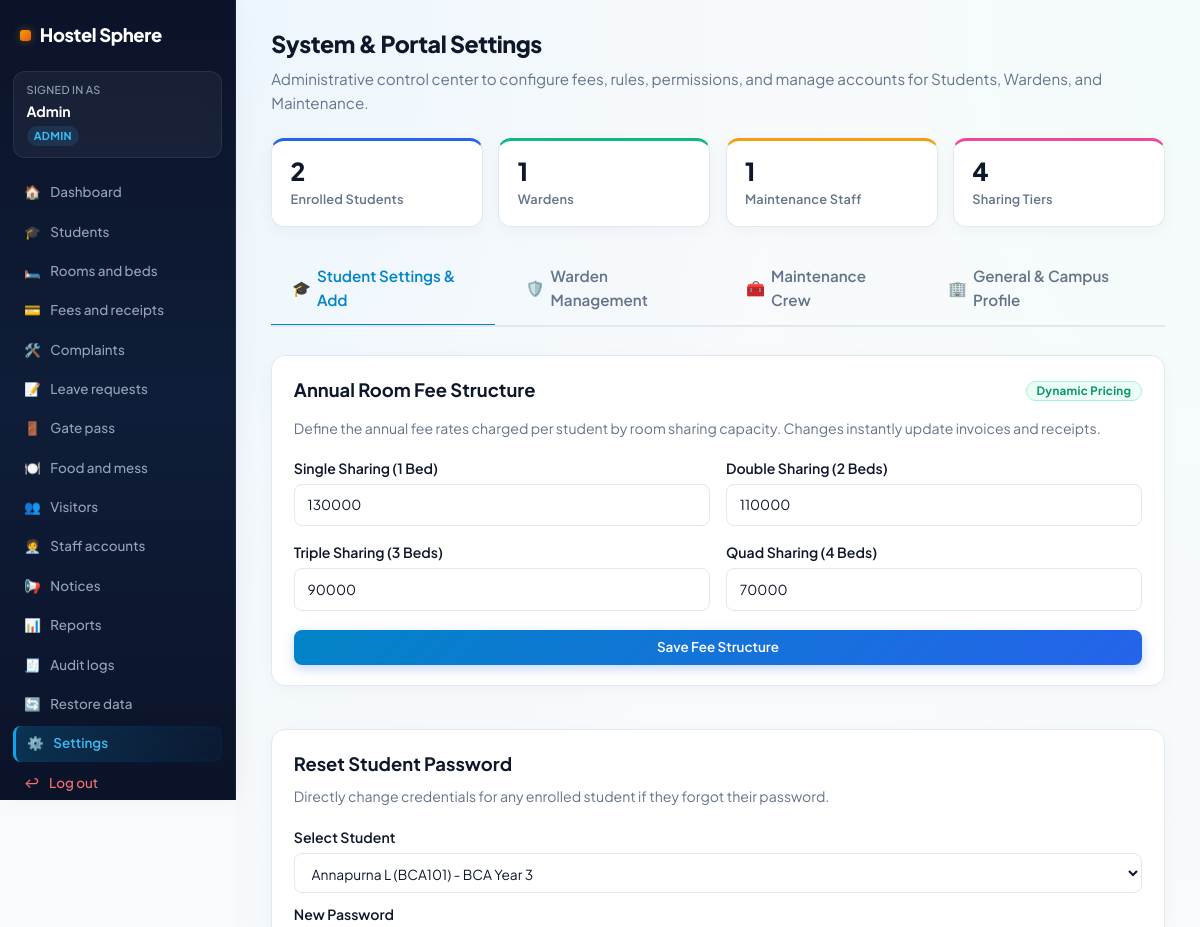
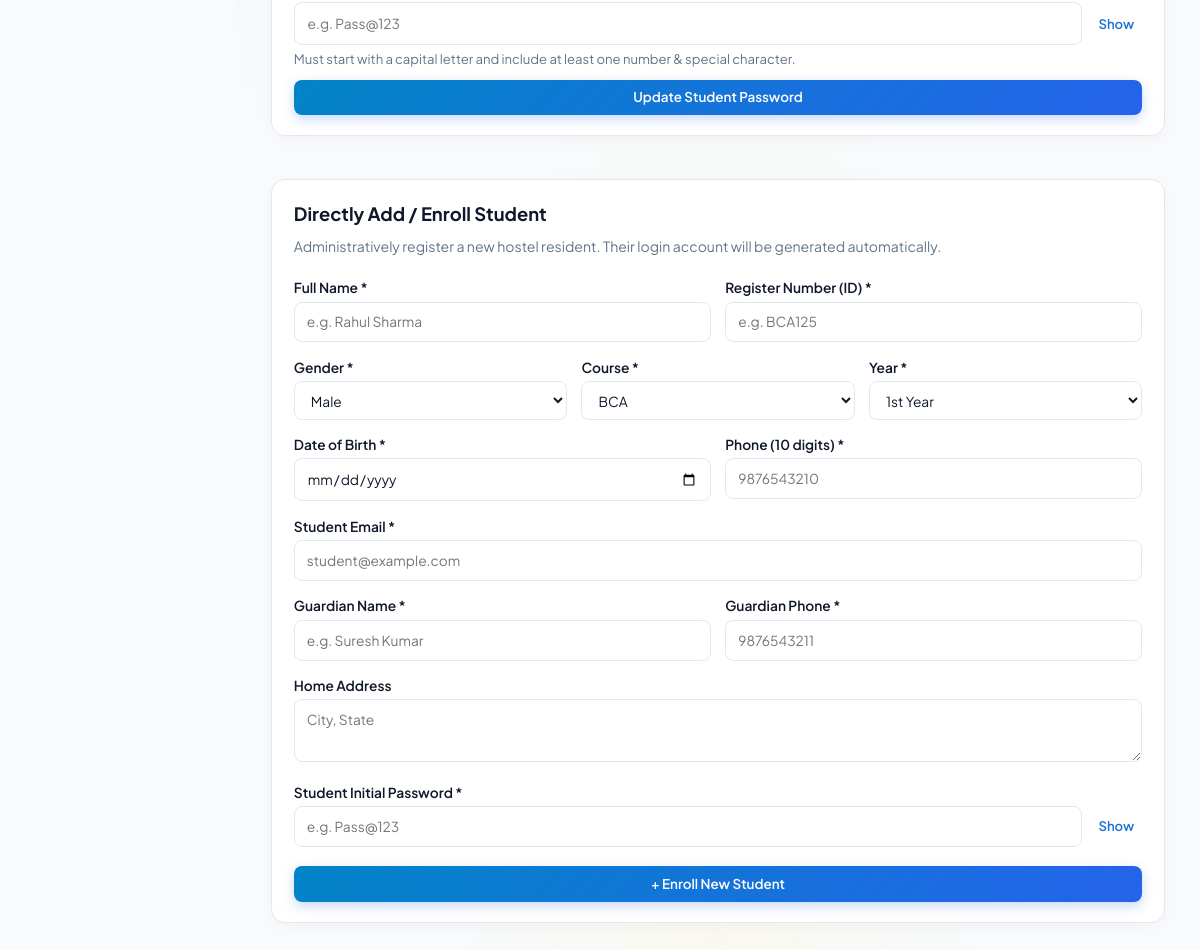
Screenshot of /settings/ (signed in) with the database file from the repository (2 pictures, top to bottom).
### hostel/models.py (models this page shows, shortened)
class Profile(models.Model):
    user = models.OneToOneField(User, on_delete=models.CASCADE)
    role = models.CharField(max_length=12)  # admin, warden, student, maintenance
    student = models.ForeignKey(Student, null=True, blank=True, on_delete=models.CASCADE)

class SystemSetting(models.Model):
    key = models.CharField(max_length=60, unique=True)
    value = models.TextField()
    category = models.CharField(max_length=30, default="general")  # general, student, warden, maintenance
    description = models.CharField(max_length=200, blank=True)
    @classmethod
    def get(cls, key, default=""):
        obj = cls.objects.filter(key=key).first()
        return obj.value if obj else default

### hostel/views.py (the view)
# urls.py: path("settings/", v.settings_view, name="settings"),
@need("admin")
def settings_view(r):
    tab = r.GET.get("tab", "student")
    fees = {
        1: SystemSetting.get("fee_1", "130000"),
        2: SystemSetting.get("fee_2", "110000"),
        3: SystemSetting.get("fee_3", "90000"),
        4: SystemSetting.get("fee_4", "70000"),
    }
    curfew = {
        "time": SystemSetting.get("curfew_time", "18:30"),
        "late_notice": SystemSetting.get("late_notice", "Reason required for return after curfew hour"),
    }
    general = {
        "hostel_name": SystemSetting.get("hostel_name", "Hostel Sphere - Main Campus"),
        "contact_phone": SystemSetting.get("contact_phone", "9876500001"),
        "contact_email": SystemSetting.get("contact_email", "support@hostelsphere.edu"),
        "campus_address": SystemSetting.get("campus_address", "Campus Road, Mysuru, Karnataka"),
    }
    maint_config = {
        "emergency_hours": SystemSetting.get("maint_emergency_hours", "4"),
        "routine_days": SystemSetting.get("maint_routine_days", "2"),
    }
    students = Student.objects.select_related("room").order_by("name")
    wardens = Profile.objects.filter(role="warden").select_related("user")
    maint_staff = Profile.objects.filter(role="maintenance").select_related("user")
    return render(r, "settings.html", {
        "tab": tab,
        "fees": fees,
        "curfew": curfew,
        "general": general,
        "maint_config": maint_config,
        "students": students,
        "wardens": wardens,
        "maint_staff": maint_staff,
        "courses": ["BCA", "BCom", "BSc", "BA", "MCA", "MCom", "MSc"],
        "student_count": students.count(),
        "warden_count": wardens.count(),
        "maint_count": maint_staff.count(),
    })

### hostel/templates/settings.html (shortened to what this page needs)
{% extends "base.html" %}
{% block content %}
<div style="max-width: 1040px; margin: 0 auto;">
    <div style="margin-bottom: 1.5rem;">
        <h1 style="margin: 0 0 0.35rem;">System &amp; Portal Settings</h1>
        <p style="color: var(--mute); margin: 0; font-size: 0.95rem;">
            Administrative control center to configure fees, rules, permissions, and manage accounts for Students, Wardens, and Maintenance.
        </p>
    </div>
    <div class="stats" style="margin-bottom: 1.6rem;">
        <div class="stat"><b>{{ student_count }}</b><span>Enrolled Students</span></div>
        <div class="stat"><b>{{ warden_count }}</b><span>Wardens</span></div>
        <div class="stat"><b>{{ maint_count }}</b><span>Maintenance Staff</span></div>
        <div class="stat"><b>4</b><span>Sharing Tiers</span></div>
    </div>
    <div class="settings-tabs">
        <a href="?tab=student" class="tab-link {% if tab == 'student' %}active{% endif %}">
            <span>🎓</span> Student Settings &amp; Add
        </a>
        <a href="?tab=warden" class="tab-link {% if tab == 'warden' %}active{% endif %}">
            <span>🛡️</span> Warden Management
        </a>
        <a href="?tab=maintenance" class="tab-link {% if tab == 'maintenance' %}active{% endif %}">
            <span>🧰</span> Maintenance Crew
        </a>
        <a href="?tab=general" class="tab-link {% if tab == 'general' %}active{% endif %}">
            <span>🏢</span> General &amp; Campus Profile
        </a>
    </div>
    {% if tab == 'student' %}
    <div style="display: grid; grid-template-columns: repeat(auto-fit, minmax(460px, 1fr)); gap: 1.5rem; align-items: start;">
        <div style="display: flex; flex-direction: column; gap: 1.5rem;">
            <div class="card glass">
                <div style="display: flex; justify-content: space-between; align-items: center; margin-bottom: 0.8rem;">
                    <h2 style="margin: 0; font-size: 1.15rem; color: var(--navy);">Annual Room Fee Structure</h2>
                    <span class="tag g">Dynamic Pricing</span>
                </div>
                <p style="color: var(--mute); font-size: 0.88rem; margin: 0 0 1.2rem; line-height: 1.5;">
                    Define the annual fee rates charged per student by room sharing capacity. Changes instantly update invoices and receipts.
                </p>
                <form method="post" action="{% url 'settings_save_fees' %}">
                    <div style="display: grid; grid-template-columns: 1fr 1fr; gap: 1rem; margin-bottom: 1.2rem;">
                        <div>
                            <label style="font-weight: 600; font-size: 0.88rem; color: var(--navy); display: block; margin-bottom: 4px;">Single Sharing (1 Bed)</label>
                            <input name="fee_1" type="number" value="{{ fees.1 }}" required style="width: 100%; padding: 0.6rem 0.8rem; border-radius: 8px; border: 1px solid var(--line);">
                        </div>
                        <div>
                            <label style="font-weight: 600; font-size: 0.88rem; color: var(--navy); display: block; margin-bottom: 4px;">Double Sharing (2 Beds)</label>
                            <input name="fee_2" type="number" value="{{ fees.2 }}" required style="width: 100%; padding: 0.6rem 0.8rem; border-radius: 8px; border: 1px solid var(--line);">
                        </div>
                        <div>
                            <label style="font-weight: 600; font-size: 0.88rem; color: var(--navy); display: block; margin-bottom: 4px;">Triple Sharing (3 Beds)</label>
                            <input name="fee_3" type="number" value="{{ fees.3 }}" required style="width: 100%; padding: 0.6rem 0.8rem; border-radius: 8px; border: 1px solid var(--line);">
                        </div>
                        <div>
                            <label style="font-weight: 600; font-size: 0.88rem; color: var(--navy); display: block; margin-bottom: 4px;">Quad Sharing (4 Beds)</label>
                            <input name="fee_4" type="number" value="{{ fees.4 }}" required style="width: 100%; padding: 0.6rem 0.8rem; border-radius: 8px; border: 1px solid var(--line);">
                        </div>
                    </div>
                    <button class="btn" style="width: 100%; justify-content: center;">Save Fee Structure</button>
                </form>
            </div>
            <div class="card glass">
                <h2 style="margin: 0 0 0.5rem; font-size: 1.15rem; color: var(--navy);">Reset Student Password</h2>
                <p style="color: var(--mute); font-size: 0.88rem; margin: 0 0 1.2rem;">
                    Directly change credentials for any enrolled student if they forgot their password.
                </p>
                <form method="post" action="{% url 'settings_reset_pw' %}">
                    <p>
                        <label style="font-weight: 600; font-size: 0.88rem; color: var(--navy); display: block; margin-bottom: 4px;">Select Student</label>
                        <select name="username" required style="width: 100%; padding: 0.6rem 0.8rem; border-radius: 8px; border: 1px solid var(--line);">
                            {% for s in students %}
                            <option value="{{ s.reg_no }}">{{ s.name }} ({{ s.reg_no }}) - {{ s.course }} Year {{ s.year }}</option>
                            {% endfor %}
                        </select>
                    </p>
                    <p>
                        <label style="font-weight: 600; font-size: 0.88rem; color: var(--navy); display: block; margin-bottom: 4px;">New Password</label>
                        <span class="pw" style="display: flex; gap: 0.5rem; align-items: center; width: 100%;">
                            <input name="new_password" type="password" required placeholder="e.g. Pass@123" style="width: 100%; padding: 0.6rem 0.8rem; border-radius: 8px; border: 1px solid var(--line);">
                            <button type="button" class="link" style="background: none; border: 0; color: #1d6fd8; cursor: pointer; font-weight: 600; padding: 0.3rem 0.5rem;">Show</button>
                        </span>
                        <small style="color: var(--mute); font-size: 0.82rem; margin-top: 4px; display: block;">Must start with a capital letter and include at least one number &amp; special character.</small>
                    </p>
                    <button class="btn" style="width: 100%; justify-content: center;">Update Student Password</button>
                </form>
            </div>
        </div>
        <div class="card glass">
            <h2 style="margin: 0 0 0.5rem; font-size: 1.15rem; color: var(--navy);">Directly Add / Enroll Student</h2>
            <p style="color: var(--mute); font-size: 0.88rem; margin: 0 0 1.2rem;">
                Administratively register a new hostel resident. Their login account will be generated automatically.
            </p>
            <form method="post" action="{% url 'settings_add_student' %}">
                <div style="display: grid; grid-template-columns: 1fr 1fr; gap: 0.9rem; margin-bottom: 0.9rem;">
                    <div>
                        <label style="font-weight: 600; font-size: 0.86rem; color: var(--navy); display: block; margin-bottom: 3px;">Full Name *</label>
                        <input name="name" required placeholder="e.g. Rahul Sharma" style="width: 100%; padding: 0.55rem 0.75rem; border-radius: 8px; border: 1px solid var(--line);">
                    </div>
                    <div>
                        <label style="font-weight: 600; font-size: 0.86rem; color: var(--navy); display: block; margin-bottom: 3px;">Register Number (ID) *</label>
                        <input name="reg_no" required placeholder="e.g. BCA125" style="width: 100%; padding: 0.55rem 0.75rem; border-radius: 8px; border: 1px solid var(--line);">
                    </div>
                </div>
                <div style="display: grid; grid-template-columns: 1fr 1fr 1fr; gap: 0.9rem; margin-bottom: 0.9rem;">
                    <div>
                        <label style="font-weight: 600; font-size: 0.86rem; color: var(--navy); display: block; margin-bottom: 3px;">Gender *</label>
                        <select name="gender" required style="width: 100%; padding: 0.55rem 0.75rem; border-radius: 8px; border: 1px solid var(--line);">
                            <option value="Male">Male</option>
                        </select>
                    </div>
                    <div>
                        <label style="font-weight: 600; font-size: 0.86rem; color: var(--navy); display: block; margin-bottom: 3px;">Course *</label>
                        <select name="course" required style="width: 100%; padding: 0.55rem 0.75rem; border-radius: 8px; border: 1px solid var(--line);">
                            {% for c in courses %}
                            <option value="{{ c }}">{{ c }}</option>
                            {% endfor %}
                        </select>
                    </div>
                    <div>
                        <label style="font-weight: 600; font-size: 0.86rem; color: var(--navy); display: block; margin-bottom: 3px;">Year *</label>
                        <select name="year" required style="width: 100%; padding: 0.55rem 0.75rem; border-radius: 8px; border: 1px solid var(--line);">
                            <option value="1">1st Year</option>
                        </select>
                    </div>
                </div>
                <div style="display: grid; grid-template-columns: 1fr 1fr; gap: 0.9rem; margin-bottom: 0.9rem;">
                    <div>
                        <label style="font-weight: 600; font-size: 0.86rem; color: var(--navy); display: block; margin-bottom: 3px;">Date of Birth *</label>
                        <input name="dob" type="date" required style="width: 100%; padding: 0.55rem 0.75rem; border-radius: 8px; border: 1px solid var(--line);">
                    </div>
                    <div>
                        <label style="font-weight: 600; font-size: 0.86rem; color: var(--navy); display: block; margin-bottom: 3px;">Phone (10 digits) *</label>
                        <input name="phone" pattern="\d{10}" maxlength="10" required placeholder="9876543210" style="width: 100%; padding: 0.55rem 0.75rem; border-radius: 8px; border: 1px solid var(--line);">
                    </div>
                </div>
                <div style="margin-bottom: 0.9rem;">
                    <label style="font-weight: 600; font-size: 0.86rem; color: var(--navy); display: block; margin-bottom: 3px;">Student Email *</label>
                    <input name="email" type="email" required placeholder="student@example.com" style="width: 100%; padding: 0.55rem 0.75rem; border-radius: 8px; border: 1px solid var(--line);">
                </div>
                <div style="display: grid; grid-template-columns: 1fr 1fr; gap: 0.9rem; margin-bottom: 0.9rem;">
                    <div>
                        <label style="font-weight: 600; font-size: 0.86rem; color: var(--navy); display: block; margin-bottom: 3px;">Guardian Name *</label>
                        <input name="guardian_name" required placeholder="e.g. Suresh Kumar" style="width: 100%; padding: 0.55rem 0.75rem; border-radius: 8px; border: 1px solid var(--line);">
                    </div>
                    <div>
                        <label style="font-weight: 600; font-size: 0.86rem; color: var(--navy); display: block; margin-bottom: 3px;">Guardian Phone *</label>
                        <input name="guardian_phone" pattern="\d{10}" maxlength="10" required placeholder="9876543211" style="width: 100%; padding: 0.55rem 0.75rem; border-radius: 8px; border: 1px solid var(--line);">
                    </div>
                </div>
                <div style="margin-bottom: 0.9rem;">
                    <label style="font-weight: 600; font-size: 0.86rem; color: var(--navy); display: block; margin-bottom: 3px;">Home Address</label>
                    <textarea name="address" rows="2" placeholder="City, State" style="width: 100%; padding: 0.55rem 0.75rem; border-radius: 8px; border: 1px solid var(--line);"></textarea>
                </div>
                <div style="margin-bottom: 1.2rem;">
                    <label style="font-weight: 600; font-size: 0.86rem; color: var(--navy); display: block; margin-bottom: 3px;">Student Initial Password *</label>
                    <span class="pw" style="display: flex; gap: 0.5rem; align-items: center; width: 100%;">
                        <input name="password" type="password" required placeholder="e.g. Pass@123" style="width: 100%; padding: 0.55rem 0.75rem; border-radius: 8px; border: 1px solid var(--line);">
                        <button type="button" class="link" style="background: none; border: 0; color: #1d6fd8; cursor: pointer; font-weight: 600; padding: 0.3rem 0.5rem;">Show</button>
                    </span>
                </div>
                <button class="btn" style="width: 100%; justify-content: center;">+ Enroll New Student</button>
            </form>
        </div>
    </div>
    {% endif %}
</div>
{% endblock %}

### hostel/templates/base.html (shortened to what this page needs)
{% load static %}
<!doctype html>
<html lang="en">
<head>
    <link rel="stylesheet" href="{% static 'style.css' %}?v=5">
</head>
<body>
    {% if user.is_authenticated %}
    <div class="shell">
        <nav class="side" id="nav">
            <div class="brand">Hostel Sphere</div>
            <div class="me"><small>Signed in as</small><b>{{ me }}</b><span>{{ role|title }}</span></div>
            {% for u, l, i in nav %}
            <a href="{% url u %}" class="{% if request.resolver_match.url_name == u %}on{% endif %}">
                <span>{{ i }}</span>{{ l }}
            </a>
            {% endfor %}
            <a href="{% url 'logout' %}" class="out"><span>↩</span>Log out</a>
        </nav>
        <main>
            {% block content %}{% endblock %}
        </main>
    </div>
    {% endif %}
</body>
</html>

### rows the page displays
Profile: role "ADMIN"
SystemSetting: fee_1 "130000"
SystemSetting: fee_2 "110000"
SystemSetting: fee_3 "90000"
SystemSetting: fee_4 "70000"

### other values shown
{{ me }} "Admin"
{{ i }} "🏠" "🎓" "🛏️" "💳" "🛠️" "📝" "🚪" "🍽️" "👥" "🧑‍💼" "📢" "📊" "🧾" "🔄" "⚙️"
{{ l }} "Dashboard" "Students" "Rooms and beds" "Fees and receipts" "Complaints" "Leave requests" "Gate pass" "Food and mess" "Visitors" "Staff accounts" "Notices" "Reports" "Audit logs" "Restore data" "Settings"
{{ student_count }} "2"
{{ warden_count }} "1"
{{ maint_count }} "1"
form field username "Annapurna L (BCA101) - BCA Year 3"
form field course "BCA"
